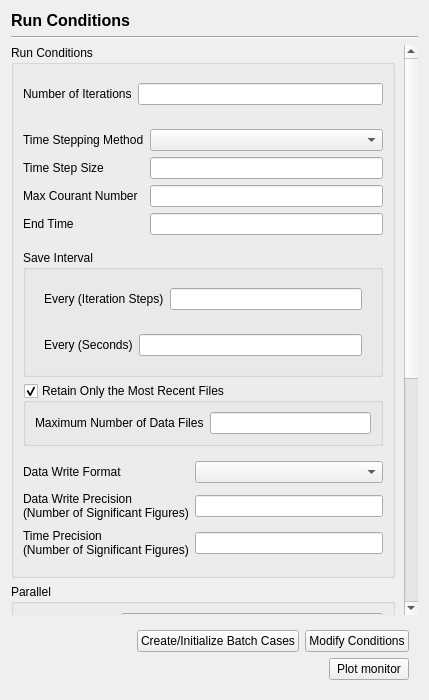
<?xml version="1.0" encoding="UTF-8"?>
<ui version="4.0">
 <class>RunConditionsPage</class>
 <widget class="QWidget" name="RunConditionsPage">
  <property name="geometry">
   <rect>
    <x>0</x>
    <y>0</y>
    <width>429</width>
    <height>700</height>
   </rect>
  </property>
  <property name="windowTitle">
   <string>Form</string>
  </property>
  <layout class="QVBoxLayout" name="verticalLayout_4">
   <item>
    <widget class="QLabel" name="label_22">
     <property name="font">
      <font>
       <pointsize>12</pointsize>
       <bold>true</bold>
      </font>
     </property>
     <property name="text">
      <string>Run Conditions</string>
     </property>
    </widget>
   </item>
   <item>
    <widget class="Line" name="line">
     <property name="orientation">
      <enum>Qt::Horizontal</enum>
     </property>
    </widget>
   </item>
   <item>
    <widget class="QScrollArea" name="scrollArea">
     <property name="sizePolicy">
      <sizepolicy hsizetype="Expanding" vsizetype="Expanding">
       <horstretch>0</horstretch>
       <verstretch>0</verstretch>
      </sizepolicy>
     </property>
     <property name="frameShape">
      <enum>QFrame::NoFrame</enum>
     </property>
     <property name="horizontalScrollBarPolicy">
      <enum>Qt::ScrollBarAlwaysOff</enum>
     </property>
     <property name="sizeAdjustPolicy">
      <enum>QAbstractScrollArea::AdjustToContents</enum>
     </property>
     <property name="widgetResizable">
      <bool>true</bool>
     </property>
     <widget class="QWidget" name="scrollAreaWidgetContents">
      <property name="geometry">
       <rect>
        <x>0</x>
        <y>0</y>
        <width>394</width>
        <height>948</height>
       </rect>
      </property>
      <property name="sizePolicy">
       <sizepolicy hsizetype="Preferred" vsizetype="Preferred">
        <horstretch>0</horstretch>
        <verstretch>0</verstretch>
       </sizepolicy>
      </property>
      <layout class="QVBoxLayout" name="verticalLayout_3">
       <property name="leftMargin">
        <number>0</number>
       </property>
       <property name="topMargin">
        <number>0</number>
       </property>
       <property name="rightMargin">
        <number>9</number>
       </property>
       <property name="bottomMargin">
        <number>0</number>
       </property>
       <item>
        <widget class="QGroupBox" name="groupBox">
         <property name="title">
          <string>Run Conditions</string>
         </property>
         <layout class="QVBoxLayout" name="verticalLayout">
          <item>
           <widget class="QWidget" name="steadyConditions" native="true">
            <layout class="QFormLayout" name="formLayout_3">
             <property name="leftMargin">
              <number>0</number>
             </property>
             <property name="rightMargin">
              <number>0</number>
             </property>
             <item row="0" column="0">
              <widget class="QLabel" name="label">
               <property name="text">
                <string>Number of Iterations</string>
               </property>
              </widget>
             </item>
             <item row="0" column="1">
              <widget class="QLineEdit" name="numberOfIterations"/>
             </item>
            </layout>
           </widget>
          </item>
          <item>
           <widget class="QWidget" name="transientConditions" native="true">
            <layout class="QFormLayout" name="timeConditionLayout">
             <property name="rowWrapPolicy">
              <enum>QFormLayout::WrapLongRows</enum>
             </property>
             <property name="leftMargin">
              <number>0</number>
             </property>
             <property name="rightMargin">
              <number>0</number>
             </property>
             <item row="0" column="0">
              <widget class="QLabel" name="label_2">
               <property name="text">
                <string>Time Stepping Method</string>
               </property>
              </widget>
             </item>
             <item row="0" column="1">
              <widget class="QComboBox" name="timeSteppingMethod"/>
             </item>
             <item row="1" column="0">
              <widget class="QLabel" name="label_3">
               <property name="text">
                <string>Time Step Size</string>
               </property>
              </widget>
             </item>
             <item row="1" column="1">
              <widget class="QLineEdit" name="timeStepSize"/>
             </item>
             <item row="2" column="0">
              <widget class="QLabel" name="label_13">
               <property name="text">
                <string>Max Courant Number</string>
               </property>
              </widget>
             </item>
             <item row="3" column="0">
              <widget class="QLabel" name="label_4">
               <property name="text">
                <string>End Time</string>
               </property>
              </widget>
             </item>
             <item row="3" column="1">
              <widget class="QLineEdit" name="endTime"/>
             </item>
             <item row="2" column="1">
              <widget class="QLineEdit" name="maxCourantNumber"/>
             </item>
            </layout>
           </widget>
          </item>
          <item>
           <widget class="QGroupBox" name="groupBox_2">
            <property name="title">
             <string>Save Interval</string>
            </property>
            <layout class="QVBoxLayout" name="verticalLayout_5">
             <item>
              <widget class="QWidget" name="steadyReportInterval" native="true">
               <layout class="QFormLayout" name="formLayout">
                <property name="rowWrapPolicy">
                 <enum>QFormLayout::WrapLongRows</enum>
                </property>
                <item row="0" column="0">
                 <widget class="QLabel" name="label_5">
                  <property name="text">
                   <string>Every (Iteration Steps)</string>
                  </property>
                 </widget>
                </item>
                <item row="0" column="1">
                 <widget class="QLineEdit" name="reportIntervalIterationSteps"/>
                </item>
               </layout>
              </widget>
             </item>
             <item>
              <widget class="QWidget" name="transientReportInterval" native="true">
               <layout class="QFormLayout" name="formLayout_9">
                <property name="rowWrapPolicy">
                 <enum>QFormLayout::WrapLongRows</enum>
                </property>
                <item row="0" column="0">
                 <widget class="QLabel" name="label_6">
                  <property name="text">
                   <string>Every (Seconds)</string>
                  </property>
                 </widget>
                </item>
                <item row="0" column="1">
                 <widget class="QLineEdit" name="reportIntervalSeconds"/>
                </item>
               </layout>
              </widget>
             </item>
            </layout>
           </widget>
          </item>
          <item>
           <widget class="QGroupBox" name="retainOnlyTheMostRecentFiles">
            <property name="title">
             <string>Retain Only the Most Recent Files</string>
            </property>
            <property name="checkable">
             <bool>true</bool>
            </property>
            <layout class="QFormLayout" name="formLayout_2">
             <property name="rowWrapPolicy">
              <enum>QFormLayout::WrapLongRows</enum>
             </property>
             <item row="0" column="0">
              <widget class="QLabel" name="label_7">
               <property name="text">
                <string>Maximum Number of Data Files</string>
               </property>
              </widget>
             </item>
             <item row="0" column="1">
              <widget class="QLineEdit" name="maximumNumberODataFiles"/>
             </item>
            </layout>
           </widget>
          </item>
          <item>
           <widget class="QWidget" name="widget" native="true">
            <layout class="QGridLayout" name="gridLayout">
             <property name="leftMargin">
              <number>0</number>
             </property>
             <property name="rightMargin">
              <number>0</number>
             </property>
             <property name="verticalSpacing">
              <number>9</number>
             </property>
             <item row="0" column="0">
              <widget class="QLabel" name="label_8">
               <property name="text">
                <string>Data Write Format</string>
               </property>
              </widget>
             </item>
             <item row="0" column="1">
              <widget class="QComboBox" name="dataWriteFormat"/>
             </item>
             <item row="1" column="0">
              <widget class="QLabel" name="label_9">
               <property name="text">
                <string>Data Write Precision
(Number of Significant Figures)</string>
               </property>
              </widget>
             </item>
             <item row="1" column="1">
              <widget class="QLineEdit" name="dataWritePrecision"/>
             </item>
             <item row="2" column="0">
              <widget class="QLabel" name="label_10">
               <property name="text">
                <string>Time Precision
(Number of Significant Figures)</string>
               </property>
              </widget>
             </item>
             <item row="2" column="1">
              <widget class="QLineEdit" name="timePrecision"/>
             </item>
            </layout>
           </widget>
          </item>
         </layout>
        </widget>
       </item>
       <item>
        <widget class="QGroupBox" name="groupBox_4">
         <property name="title">
          <string>Parallel</string>
         </property>
         <layout class="QFormLayout" name="formLayout_5">
          <item row="0" column="0">
           <widget class="QLabel" name="label_11">
            <property name="text">
             <string>Number of Cores</string>
            </property>
           </widget>
          </item>
          <item row="0" column="1">
           <widget class="QLineEdit" name="numberOfCores"/>
          </item>
          <item row="1" column="1">
           <widget class="QWidget" name="widget_7" native="true">
            <layout class="QHBoxLayout" name="horizontalLayout_3">
             <property name="leftMargin">
              <number>0</number>
             </property>
             <property name="topMargin">
              <number>0</number>
             </property>
             <property name="rightMargin">
              <number>0</number>
             </property>
             <property name="bottomMargin">
              <number>0</number>
             </property>
            </layout>
           </widget>
          </item>
         </layout>
        </widget>
       </item>
       <item>
        <widget class="QGroupBox" name="cluster">
         <property name="title">
          <string>Cluster</string>
         </property>
         <property name="checkable">
          <bool>true</bool>
         </property>
         <property name="checked">
          <bool>false</bool>
         </property>
         <layout class="QFormLayout" name="formLayout_6">
          <property name="rowWrapPolicy">
           <enum>QFormLayout::WrapLongRows</enum>
          </property>
          <item row="0" column="0">
           <widget class="QLabel" name="label_24">
            <property name="text">
             <string>Host File</string>
            </property>
           </widget>
          </item>
          <item row="0" column="1">
           <widget class="QWidget" name="widget_8" native="true">
            <layout class="QHBoxLayout" name="horizontalLayout_4">
             <property name="leftMargin">
              <number>0</number>
             </property>
             <property name="topMargin">
              <number>0</number>
             </property>
             <property name="rightMargin">
              <number>0</number>
             </property>
             <property name="bottomMargin">
              <number>0</number>
             </property>
             <item>
              <widget class="QLineEdit" name="hostFile">
               <property name="enabled">
                <bool>false</bool>
               </property>
              </widget>
             </item>
             <item>
              <widget class="QPushButton" name="selectHostFile">
               <property name="text">
                <string>Select</string>
               </property>
              </widget>
             </item>
            </layout>
           </widget>
          </item>
         </layout>
        </widget>
       </item>
       <item>
        <widget class="QGroupBox" name="groupBox_5">
         <property name="title">
          <string>Batch Run Setup</string>
         </property>
         <property name="checkable">
          <bool>true</bool>
         </property>
         <property name="checked">
          <bool>false</bool>
         </property>
         <layout class="QVBoxLayout" name="verticalLayout_2">
          <item>
           <widget class="QWidget" name="widget_3" native="true">
            <layout class="QFormLayout" name="formLayout_7">
             <property name="rowWrapPolicy">
              <enum>QFormLayout::WrapLongRows</enum>
             </property>
             <item row="0" column="0">
              <widget class="QLabel" name="label_16">
               <property name="text">
                <string>Field</string>
               </property>
              </widget>
             </item>
             <item row="0" column="1">
              <widget class="QComboBox" name="field"/>
             </item>
             <item row="1" column="0">
              <widget class="QLabel" name="label_17">
               <property name="text">
                <string>Patch</string>
               </property>
              </widget>
             </item>
             <item row="1" column="1">
              <widget class="QComboBox" name="patch"/>
             </item>
             <item row="2" column="0">
              <widget class="QLabel" name="label_18">
               <property name="text">
                <string>Min. Value</string>
               </property>
              </widget>
             </item>
             <item row="2" column="1">
              <widget class="QLineEdit" name="minValue"/>
             </item>
             <item row="3" column="0">
              <widget class="QLabel" name="label_19">
               <property name="text">
                <string>Max. Value</string>
               </property>
              </widget>
             </item>
             <item row="3" column="1">
              <widget class="QLineEdit" name="maxValue"/>
             </item>
             <item row="4" column="0">
              <widget class="QLabel" name="label_20">
               <property name="text">
                <string>Value Increment</string>
               </property>
              </widget>
             </item>
             <item row="4" column="1">
              <widget class="QLineEdit" name="valueIncrement"/>
             </item>
            </layout>
           </widget>
          </item>
         </layout>
        </widget>
       </item>
       <item>
        <widget class="QWidget" name="widget_4" native="true">
         <layout class="QFormLayout" name="formLayout_8">
          <property name="leftMargin">
           <number>0</number>
          </property>
          <property name="rightMargin">
           <number>0</number>
          </property>
          <item row="0" column="0">
           <widget class="QLabel" name="label_21">
            <property name="text">
             <string>Case to Plot</string>
            </property>
           </widget>
          </item>
          <item row="0" column="1">
           <widget class="QComboBox" name="caseToPlot"/>
          </item>
          <item row="1" column="1">
           <spacer name="verticalSpacer">
            <property name="orientation">
             <enum>Qt::Vertical</enum>
            </property>
            <property name="sizeHint" stdset="0">
             <size>
              <width>20</width>
              <height>40</height>
             </size>
            </property>
           </spacer>
          </item>
         </layout>
        </widget>
       </item>
      </layout>
     </widget>
    </widget>
   </item>
   <item>
    <widget class="QWidget" name="widget_5" native="true">
     <layout class="QHBoxLayout" name="horizontalLayout">
      <property name="bottomMargin">
       <number>0</number>
      </property>
      <item>
       <spacer name="horizontalSpacer">
        <property name="orientation">
         <enum>Qt::Horizontal</enum>
        </property>
        <property name="sizeHint" stdset="0">
         <size>
          <width>40</width>
          <height>20</height>
         </size>
        </property>
       </spacer>
      </item>
      <item>
       <widget class="QPushButton" name="batchCase">
        <property name="text">
         <string>Create/Initialize Batch Cases</string>
        </property>
       </widget>
      </item>
      <item>
       <widget class="QPushButton" name="modifyConditions">
        <property name="text">
         <string>Modify Conditions</string>
        </property>
       </widget>
      </item>
     </layout>
    </widget>
   </item>
   <item>
    <widget class="QWidget" name="widget_6" native="true">
     <layout class="QHBoxLayout" name="horizontalLayout_2">
      <property name="topMargin">
       <number>0</number>
      </property>
      <item>
       <spacer name="horizontalSpacer_2">
        <property name="orientation">
         <enum>Qt::Horizontal</enum>
        </property>
        <property name="sizeHint" stdset="0">
         <size>
          <width>40</width>
          <height>20</height>
         </size>
        </property>
       </spacer>
      </item>
      <item>
       <widget class="QPushButton" name="plotMonitor">
        <property name="text">
         <string>Plot monitor</string>
        </property>
       </widget>
      </item>
     </layout>
    </widget>
   </item>
  </layout>
 </widget>
 <resources/>
 <connections/>
</ui>
